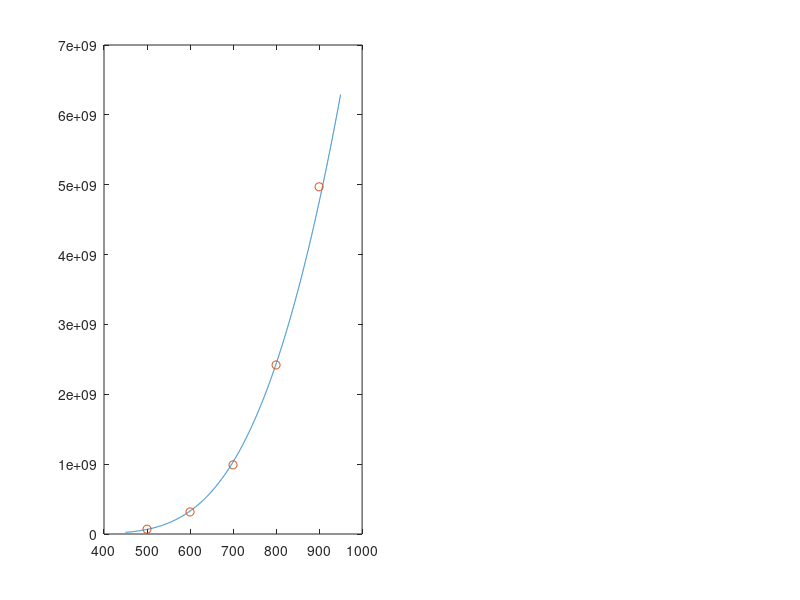

Write MATLAB code to recreate this figure. (Note: this script raises an error after producing the figure.)
%B08504055
clear; clc;
global T R;
T = [500:100:900]';
R = [6.87e7 3.16e8 9.9e8 2.42e9 4.97e9]';
a = [ones(5,1) -1./T];
p = a\log(R);
A = exp(p(1));
B = p(2);
Tfit = [450:0.1:950];
Rfit1 = A*exp(-B./Tfit);
subplot(1,2,1)
plot(Tfit,Rfit1,T,R,'o')

result = fminsearch('b08504055_4a',[25 5000 273])
Rfit2 = result(1)*exp(-result(2)./(Tfit + result(3)));
subplot(1,2,2)
plot(Tfit,Rfit2,T,R,'o')